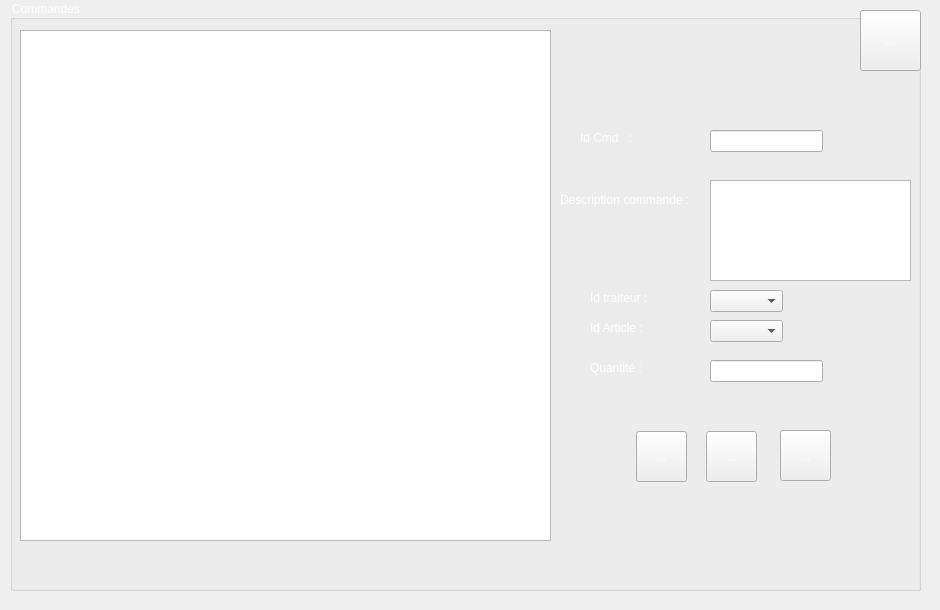
    <widget class="QWidget" name="commandes">
     <widget class="QLabel" name="label_52">
      <property name="geometry">
       <rect>
        <x>0</x>
        <y>0</y>
        <width>931</width>
        <height>601</height>
       </rect>
      </property>
      <property name="text">
       <string/>
      </property>
      <property name="pixmap">
       <pixmap resource="src.qrc">:/ressource/mariage.jpg</pixmap>
      </property>
      <property name="scaledContents">
       <bool>true</bool>
      </property>
     </widget>
     <widget class="QGroupBox" name="groupBox_5">
      <property name="geometry">
       <rect>
        <x>10</x>
        <y>0</y>
        <width>911</width>
        <height>591</height>
       </rect>
      </property>
      <property name="styleSheet">
       <string notr="true">color: rgb(255, 255, 255);</string>
      </property>
      <property name="title">
       <string>Commandes</string>
      </property>
      <widget class="QToolButton" name="toolButton_17">
       <property name="geometry">
        <rect>
         <x>850</x>
         <y>10</y>
         <width>61</width>
         <height>61</height>
        </rect>
       </property>
       <property name="text">
        <string>...</string>
       </property>
       <property name="icon">
        <iconset resource="src.qrc">
         <normaloff>:/ressource/leftwards-black-arrow-emoji-by-twitter.png</normaloff>:/ressource/leftwards-black-arrow-emoji-by-twitter.png</iconset>
       </property>
       <property name="iconSize">
        <size>
         <width>250</width>
         <height>250</height>
        </size>
       </property>
      </widget>
      <widget class="QTableView" name="tablecmd">
       <property name="geometry">
        <rect>
         <x>10</x>
         <y>30</y>
         <width>531</width>
         <height>511</height>
        </rect>
       </property>
       <property name="styleSheet">
        <string notr="true">color: rgb(0, 0, 0);</string>
       </property>
      </widget>
      <widget class="QLineEdit" name="idcmd">
       <property name="geometry">
        <rect>
         <x>700</x>
         <y>130</y>
         <width>113</width>
         <height>22</height>
        </rect>
       </property>
       <property name="styleSheet">
        <string notr="true">color: rgb(0, 0, 0);
</string>
       </property>
      </widget>
      <widget class="QComboBox" name="trait">
       <property name="geometry">
        <rect>
         <x>700</x>
         <y>290</y>
         <width>73</width>
         <height>22</height>
        </rect>
       </property>
       <property name="styleSheet">
        <string notr="true">color: rgb(0, 0, 0);</string>
       </property>
      </widget>
      <widget class="QComboBox" name="art">
       <property name="geometry">
        <rect>
         <x>700</x>
         <y>320</y>
         <width>73</width>
         <height>22</height>
        </rect>
       </property>
       <property name="styleSheet">
        <string notr="true">color: rgb(0, 0, 0);
</string>
       </property>
      </widget>
      <widget class="QLineEdit" name="qte1">
       <property name="geometry">
        <rect>
         <x>700</x>
         <y>360</y>
         <width>113</width>
         <height>22</height>
        </rect>
       </property>
       <property name="styleSheet">
        <string notr="true">color: rgb(0, 0, 0);</string>
       </property>
      </widget>
      <widget class="QLabel" name="label_67">
       <property name="geometry">
        <rect>
         <x>570</x>
         <y>130</y>
         <width>71</width>
         <height>16</height>
        </rect>
       </property>
       <property name="text">
        <string>Id Cmd   :</string>
       </property>
      </widget>
      <widget class="QLabel" name="label_68">
       <property name="geometry">
        <rect>
         <x>550</x>
         <y>190</y>
         <width>141</width>
         <height>20</height>
        </rect>
       </property>
       <property name="text">
        <string>Description commande :</string>
       </property>
      </widget>
      <widget class="QTextEdit" name="desccmd">
       <property name="geometry">
        <rect>
         <x>700</x>
         <y>180</y>
         <width>201</width>
         <height>101</height>
        </rect>
       </property>
       <property name="styleSheet">
        <string notr="true">color: rgb(0, 0, 0);</string>
       </property>
      </widget>
      <widget class="QLabel" name="label_69">
       <property name="geometry">
        <rect>
         <x>580</x>
         <y>290</y>
         <width>71</width>
         <height>16</height>
        </rect>
       </property>
       <property name="text">
        <string>Id traiteur :</string>
       </property>
      </widget>
      <widget class="QLabel" name="label_70">
       <property name="geometry">
        <rect>
         <x>580</x>
         <y>320</y>
         <width>81</width>
         <height>16</height>
        </rect>
       </property>
       <property name="text">
        <string>Id Article :</string>
       </property>
      </widget>
      <widget class="QLabel" name="label_71">
       <property name="geometry">
        <rect>
         <x>580</x>
         <y>360</y>
         <width>71</width>
         <height>16</height>
        </rect>
       </property>
       <property name="text">
        <string>Quantité :</string>
       </property>
      </widget>
      <widget class="QToolButton" name="ajoutcmd">
       <property name="geometry">
        <rect>
         <x>626</x>
         <y>431</y>
         <width>51</width>
         <height>51</height>
        </rect>
       </property>
       <property name="text">
        <string>...</string>
       </property>
       <property name="icon">
        <iconset resource="src.qrc">
         <normaloff>:/ressource/add.png</normaloff>:/ressource/add.png</iconset>
       </property>
       <property name="iconSize">
        <size>
         <width>250</width>
         <height>250</height>
        </size>
       </property>
      </widget>
      <widget class="QToolButton" name="suppcmd">
       <property name="geometry">
        <rect>
         <x>696</x>
         <y>431</y>
         <width>51</width>
         <height>51</height>
        </rect>
       </property>
       <property name="text">
        <string>...</string>
       </property>
       <property name="icon">
        <iconset resource="src.qrc">
         <normaloff>:/ressource/Delete.png</normaloff>:/ressource/Delete.png</iconset>
       </property>
       <property name="iconSize">
        <size>
         <width>250</width>
         <height>250</height>
        </size>
       </property>
      </widget>
      <widget class="QToolButton" name="modifcmd">
       <property name="geometry">
        <rect>
         <x>770</x>
         <y>430</y>
         <width>51</width>
         <height>51</height>
        </rect>
       </property>
       <property name="text">
        <string>...</string>
       </property>
       <property name="icon">
        <iconset resource="src.qrc">
         <normaloff>:/ressource/settings.png</normaloff>:/ressource/settings.png</iconset>
       </property>
       <property name="iconSize">
        <size>
         <width>250</width>
         <height>250</height>
        </size>
       </property>
      </widget>
     </widget>
    </widget>
